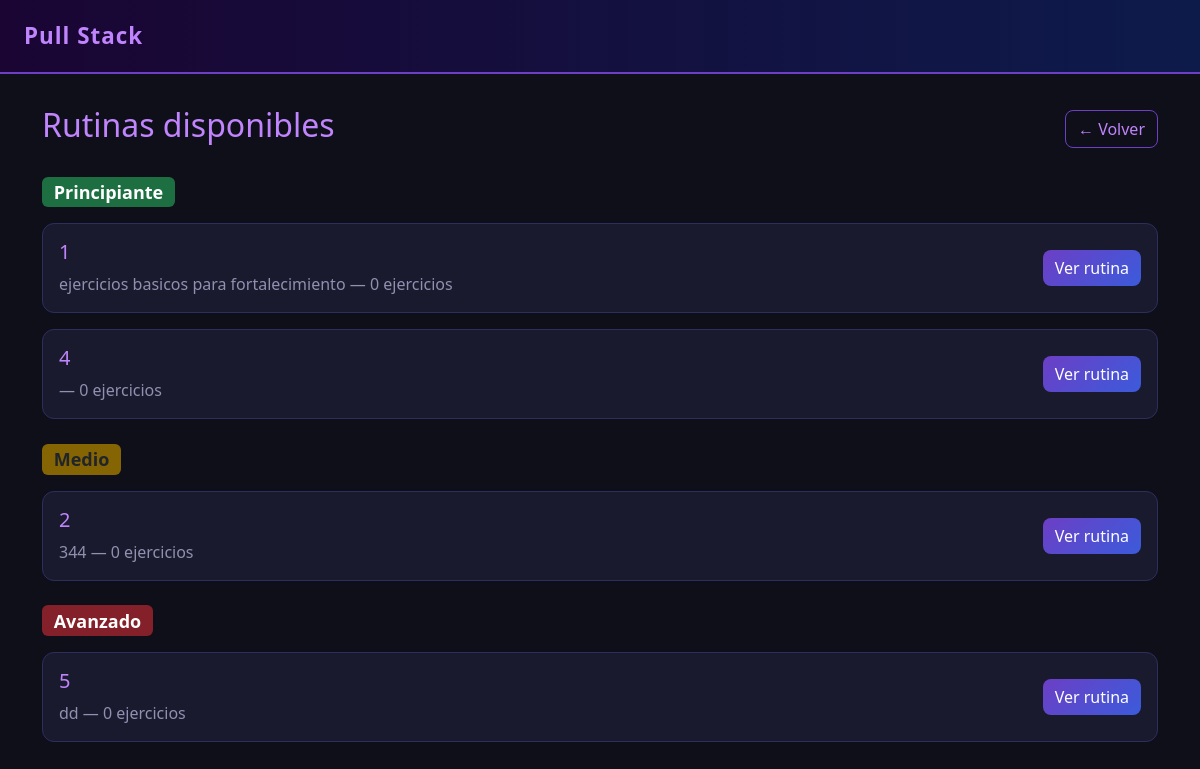
/rutinas (signed in), run on the app's committed database.
### models.py (models this page shows)
class Rutina(db.Model):
    __tablename__ = 'rutina'
    id = db.Column(db.Integer, primary_key=True)
    nombre = db.Column(db.String(100), nullable=False)
    nivel = db.Column(db.String(20), nullable=False)
    descripcion = db.Column(db.Text)
    dia_semana = db.Column(db.String(20))  # ✅ NUEVO: Lunes, Martes, etc.
    ejercicios = db.relationship('RutinaEjercicio', backref='rutina', lazy=True)
    encuestas = db.relationship('Encuesta', back_populates='rutina', lazy=True)

### app.py (the view)
@app.route('/rutinas')
@login_required
def lista_rutinas_usuario():
    principiante = Rutina.query.filter_by(nivel='Principiante').all()
    medio        = Rutina.query.filter_by(nivel='Medio').all()
    avanzado     = Rutina.query.filter_by(nivel='Avanzado').all()
    return render_template('rutinas_usuario.html',
        principiante=principiante, medio=medio, avanzado=avanzado)

### app.py (called while the page is built)
@login_manager.user_loader
def load_user(user_id):
    return Usuario.query.get(int(user_id))

### templates/rutinas_usuario.html
{% extends "base.html" %}
{% block content %}
<div class="d-flex justify-content-between align-items-center mb-4">
    <h2>Rutinas disponibles</h2>
    <a href="/dashboard" class="btn btn-outline-dark">← Volver</a>
</div>
<h4 class="mb-3">
    <span class="badge bg-success">Principiante</span>
</h4>
{% for r in principiante %}
<div class="card mb-3 p-3">
    <div class="d-flex justify-content-between align-items-center">
        <div>
            <h5>{{ r.nombre }}</h5>
            <p class="text-muted mb-0">{{ r.descripcion or '' }} — {{ r.ejercicios|length }} ejercicios</p>
        </div>
        <a href="/rutinas/{{ r.id }}" class="btn btn-dark">Ver rutina</a>
    </div>
</div>
{% else %}
<p class="text-muted">No hay rutinas de este nivel todavía.</p>
{% endfor %}
<h4 class="mt-4 mb-3">
    <span class="badge bg-warning text-dark">Medio</span>
</h4>
{% for r in medio %}
<div class="card mb-3 p-3">
    <div class="d-flex justify-content-between align-items-center">
        <div>
            <h5>{{ r.nombre }}</h5>
            <p class="text-muted mb-0">{{ r.descripcion or '' }} — {{ r.ejercicios|length }} ejercicios</p>
        </div>
        <a href="/rutinas/{{ r.id }}" class="btn btn-dark">Ver rutina</a>
    </div>
</div>
{% else %}
<p class="text-muted">No hay rutinas de este nivel todavía.</p>
{% endfor %}
<h4 class="mt-4 mb-3">
    <span class="badge bg-danger">Avanzado</span>
</h4>
{% for r in avanzado %}
<div class="card mb-3 p-3">
    <div class="d-flex justify-content-between align-items-center">
        <div>
            <h5>{{ r.nombre }}</h5>
            <p class="text-muted mb-0">{{ r.descripcion or '' }} — {{ r.ejercicios|length }} ejercicios</p>
        </div>
        <a href="/rutinas/{{ r.id }}" class="btn btn-dark">Ver rutina</a>
    </div>
</div>
{% else %}
<p class="text-muted">No hay rutinas de este nivel todavía.</p>
{% endfor %}
{% endblock %}

### templates/base.html (style rules this page uses)
body { background-color: #0f0f1a; color: #e0e0f0; font-family: 'Segoe UI', sans-serif; }
.card { background-color: #1a1a2e; border: 1px solid #2e2e5e; border-radius: 12px; color: #e0e0f0; }
.card p.text-muted { color: #9090b0 !important; }
.btn-dark { background: linear-gradient(135deg, #6c3fc5, #3b5bdb); border: none; border-radius: 8px; color: white; font-weight: 500; }
.btn-outline-dark { border: 1px solid #6c3fc5; color: #c084fc; border-radius: 8px; }
h2, h4, h5 { color: #c084fc; }
.badge.bg-success { background-color: #1d6f42 !important; }
.badge.bg-warning { background-color: #856404 !important; }
.badge.bg-danger { background-color: #842029 !important; }

### data on the page
Rutina: nombre "1", descripcion "ejercicios basicos para fortalecimiento", ejercicios|length "0"
Rutina: nombre "4", ejercicios|length "0"
Rutina: nombre "2", descripcion "344", ejercicios|length "0"
Rutina: nombre "5", descripcion "dd", ejercicios|length "0"
